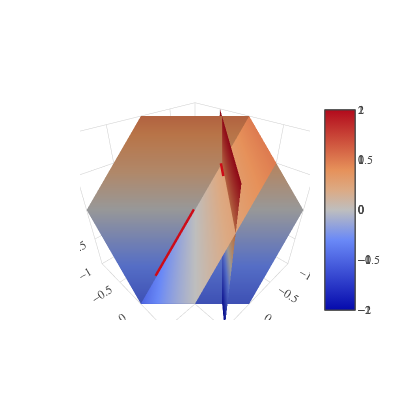

The cell this chart's notebook holds for it:
### Code cell
plane1 = Plane([1,1,1],[0,0,0])
plane2 = Plane([1,-1,1],[0,0,0])
plane3 = Plane([-1,1,0],[0,0.5,0])
line1 = intersection(plane1,plane2)
line2 = intersection(plane2,plane3)
objs = [plane1, plane2, plane3, line1, line2]
data = [obj.goify() for obj in objs]
fig=go.Figure(data=data,layout=layout)
py.iplot(fig)

### Figure 1 — Plotly figure (JSON) as saved in the notebook; plotly's stock layout.template omitted (floating-point values rounded to 4 significant figures)
{"data": [{"type": "surface", "x": [[-1, 1], [-1, 1]], "y": [[-1, -1], [1, 1]], "z": [[2, 0], [0, -2]]}, {"type": "surface", "x": [[-1, 1], [-1, 1]], "y": [[-1, -1], [1, 1]], "z": [[0, -2], [2, 0]]}, {"type": "surface", "x": [[-1, 1], [-1, 1]], "y": [[-0.5, 1.5], [-0.5, 1.5]], "z": [[-1, -1], [1, 1]]}, {"line": {"color": "rgb(205, 12, 24)", "width": 10}, "mode": "lines", "type": "scatter3d", "x": [0, 0.7071], "y": [0, 0], "z": [0, -0.7071]}, {"line": {"color": "rgb(205, 12, 24)", "width": 10}, "mode": "lines", "type": "scatter3d", "x": [-0.25, -0.9571], "y": [0.25, -0.4571], "z": [0.5, 0.5]}], "layout": {"font": {"family": "Verdana"}, "height": 400, "plot_bgcolor": "rgb(255, 255, 255)", "scene": {"aspectmode": "cube", "camera": {"center": {"x": 0, "y": 0, "z": 0}, "eye": {"x": 1, "y": 1, "z": 1}}, "xaxis": {"autorange": false, "range": [-1, 1], "zeroline": false}, "yaxis": {"autorange": false, "range": [-1, 1], "zeroline": false}, "zaxis": {"autorange": false, "range": [-1, 1], "zeroline": false}}, "showlegend": false, "width": 400}}
